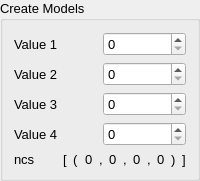
         <widget class="QGroupBox" name="CreateModels">
          <property name="font">
           <font>
            <pointsize>10</pointsize>
           </font>
          </property>
          <property name="title">
           <string>Create Models</string>
          </property>
          <layout class="QVBoxLayout" name="verticalLayout_17">
           <item>
            <layout class="QHBoxLayout" name="horizontalLayout_14">
             <item>
              <layout class="QVBoxLayout" name="verticalLayout_18">
               <item>
                <widget class="QLabel" name="label_70">
                 <property name="text">
                  <string>Value 1</string>
                 </property>
                </widget>
               </item>
               <item>
                <widget class="QLabel" name="label_71">
                 <property name="text">
                  <string>Value 2</string>
                 </property>
                </widget>
               </item>
               <item>
                <widget class="QLabel" name="label_72">
                 <property name="text">
                  <string>Value 3</string>
                 </property>
                </widget>
               </item>
               <item>
                <widget class="QLabel" name="label_73">
                 <property name="text">
                  <string>Value 4</string>
                 </property>
                </widget>
               </item>
              </layout>
             </item>
             <item>
              <layout class="QVBoxLayout" name="verticalLayout_19">
               <item>
                <widget class="QSpinBox" name="create_model_spin">
                 <property name="maximum">
                  <number>20</number>
                 </property>
                </widget>
               </item>
               <item>
                <widget class="QSpinBox" name="create_model_spin_2">
                 <property name="maximum">
                  <number>20</number>
                 </property>
                </widget>
               </item>
               <item>
                <widget class="QSpinBox" name="create_model_spin_3">
                 <property name="maximum">
                  <number>20</number>
                 </property>
                </widget>
               </item>
               <item>
                <widget class="QSpinBox" name="create_model_spin_4">
                 <property name="maximum">
                  <number>20</number>
                 </property>
                </widget>
               </item>
              </layout>
             </item>
            </layout>
           </item>
           <item>
            <layout class="QHBoxLayout" name="horizontalLayout_15">
             <item>
              <widget class="QLabel" name="label_74">
               <property name="text">
                <string>ncs</string>
               </property>
              </widget>
             </item>
             <item>
              <layout class="QHBoxLayout" name="horizontalLayout_16">
               <item>
                <widget class="QLabel" name="label_75">
                 <property name="text">
                  <string>[</string>
                 </property>
                </widget>
               </item>
               <item>
                <widget class="QLabel" name="label_76">
                 <property name="text">
                  <string>(</string>
                 </property>
                </widget>
               </item>
               <item>
                <widget class="QLabel" name="label_77">
                 <property name="text">
                  <string>0</string>
                 </property>
                </widget>
               </item>
               <item>
                <widget class="QLabel" name="label_78">
                 <property name="text">
                  <string>,</string>
                 </property>
                </widget>
               </item>
               <item>
                <widget class="QLabel" name="label_79">
                 <property name="text">
                  <string>0</string>
                 </property>
                </widget>
               </item>
               <item>
                <widget class="QLabel" name="label_83">
                 <property name="text">
                  <string>,</string>
                 </property>
                </widget>
               </item>
               <item>
                <widget class="QLabel" name="label_84">
                 <property name="text">
                  <string>0</string>
                 </property>
                </widget>
               </item>
               <item>
                <widget class="QLabel" name="label_88">
                 <property name="text">
                  <string>,</string>
                 </property>
                </widget>
               </item>
               <item>
                <widget class="QLabel" name="label_89">
                 <property name="text">
                  <string>0</string>
                 </property>
                </widget>
               </item>
               <item>
                <widget class="QLabel" name="label_90">
                 <property name="text">
                  <string>)</string>
                 </property>
                </widget>
               </item>
               <item>
                <widget class="QLabel" name="label_91">
                 <property name="text">
                  <string>]</string>
                 </property>
                </widget>
               </item>
              </layout>
             </item>
            </layout>
           </item>
          </layout>
         </widget>
